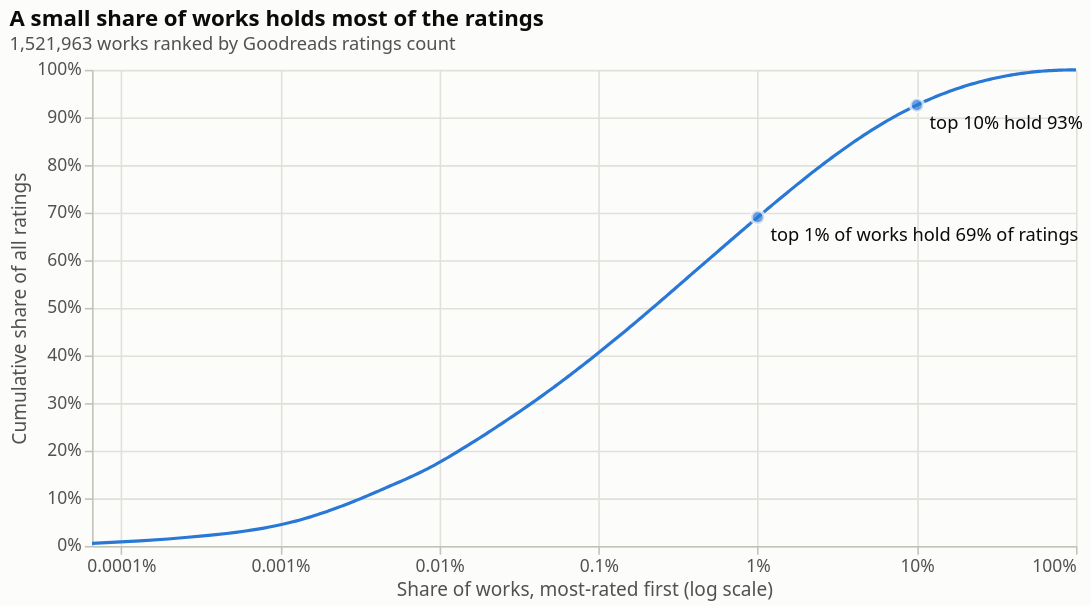

Write notebook code for a chart like this one.
### Markdown cell above
### 2.4 Ratings are concentrated on few works

Visualization 2 ranks the 1.5 million works by number of ratings and plots the cumulative share of
all ratings. The top 1% of works hold about two thirds of all ratings; the top 10% hold over 90%.
Most of the catalogue has almost no ratings at all. This is the reason Section 5 needs a minimum
amount of evidence before a work can be recommended.

### Code cell
# Visualization 2: cumulative share of ratings held by the most-rated works.
cc.concentration_curve(books)

### Figure 1 — Vega-Lite specification as saved in the notebook (floating-point values rounded to 4 significant figures; data arrays with more than 128 entries replaced by an {"elided": "..."} marker saying what was removed)
{"$schema": "https://vega.github.io/schema/vega-lite/v5.20.1.json", "config": {"axis": {"domainColor": "#c3c2b7", "gridColor": "#e1e0d9", "labelColor": "#52514e", "labelFontSize": 11, "tickColor": "#c3c2b7", "titleColor": "#52514e", "titleFontSize": 12, "titleFontWeight": "normal"}, "background": "#fcfcfb", "font": "system-ui, -apple-system, \"Segoe UI\", sans-serif", "title": {"anchor": "start", "color": "#0b0b0b", "fontSize": 14, "subtitleColor": "#52514e", "subtitleFontSize": 11.5}, "view": {"continuousHeight": 300, "continuousWidth": 300, "stroke": null}}, "datasets": {"data-b7e7c1e0217d73103862543dce63eaad": {"elided": "334 records"}, "data-c6e72303dc96a374943adf46f516250a": [{"label": "top 1% of works hold 69% of ratings", "share_of_ratings": 0.6904, "share_of_works": 0.01}, {"label": "top 10% hold 93%", "share_of_ratings": 0.9259, "share_of_works": 0.1}]}, "height": 300, "layer": [{"data": {"name": "data-b7e7c1e0217d73103862543dce63eaad"}, "encoding": {"tooltip": [{"field": "share_of_works", "format": ".2%", "title": "Share of works", "type": "quantitative"}, {"field": "share_of_ratings", "format": ".1%", "title": "Share of ratings", "type": "quantitative"}], "x": {"axis": {"format": "%", "title": "Share of works, most-rated first (log scale)", "values": [1e-06, 1e-05, 0.0001, 0.001, 0.01, 0.1, 1]}, "field": "share_of_works", "scale": {"domain": [6.57e-07, 1], "nice": false, "type": "log"}, "type": "quantitative"}, "y": {"axis": {"format": "%", "title": "Cumulative share of all ratings"}, "field": "share_of_ratings", "scale": {"domain": [0, 1]}, "type": "quantitative"}}, "mark": {"color": "#2a78d6", "strokeWidth": 2, "type": "line"}}, {"data": {"name": "data-c6e72303dc96a374943adf46f516250a"}, "encoding": {"x": {"axis": {"format": "%", "title": "Share of works, most-rated first (log scale)", "values": [1e-06, 1e-05, 0.0001, 0.001, 0.01, 0.1, 1]}, "field": "share_of_works", "scale": {"domain": [6.57e-07, 1], "nice": false, "type": "log"}, "type": "quantitative"}, "y": {"axis": {"format": "%", "title": "Cumulative share of all ratings"}, "field": "share_of_ratings", "scale": {"domain": [0, 1]}, "type": "quantitative"}}, "mark": {"color": "#2a78d6", "size": 70, "stroke": "#fcfcfb", "strokeWidth": 2, "type": "circle"}}, {"data": {"name": "data-c6e72303dc96a374943adf46f516250a"}, "encoding": {"text": {"field": "label", "type": "nominal"}, "x": {"axis": {"format": "%", "title": "Share of works, most-rated first (log scale)", "values": [1e-06, 1e-05, 0.0001, 0.001, 0.01, 0.1, 1]}, "field": "share_of_works", "scale": {"domain": [6.57e-07, 1], "nice": false, "type": "log"}, "type": "quantitative"}, "y": {"axis": {"format": "%", "title": "Cumulative share of all ratings"}, "field": "share_of_ratings", "scale": {"domain": [0, 1]}, "type": "quantitative"}}, "mark": {"align": "left", "baseline": "top", "color": "#0b0b0b", "dx": 8, "dy": 6, "font": "system-ui, -apple-system, \"Segoe UI\", sans-serif", "fontSize": 11.5, "type": "text"}}], "title": {"subtitle": "1,521,963 works ranked by Goodreads ratings count", "text": "A small share of works holds most of the ratings"}, "width": 620}
